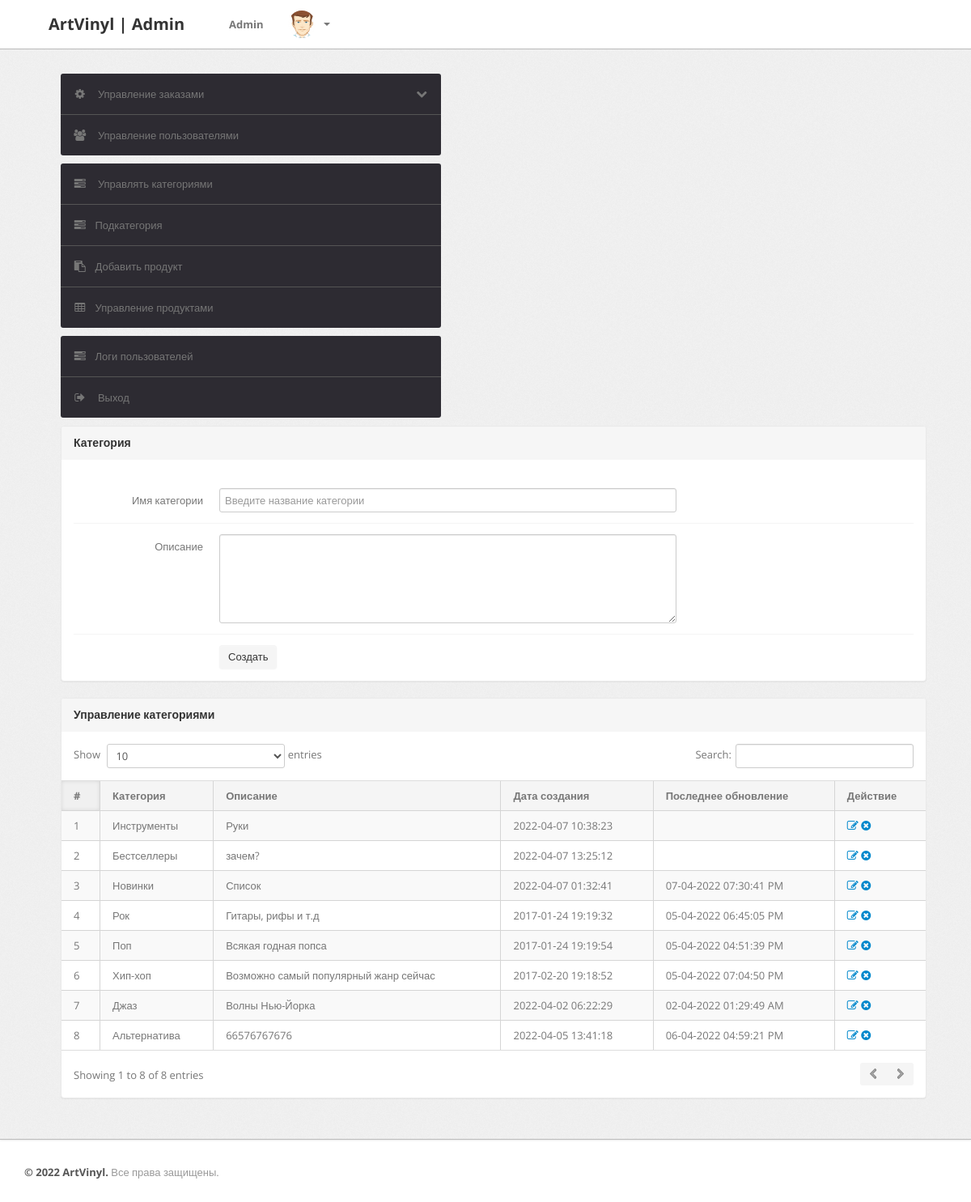
Screenshot of /admin/category.php (signed in) with the database file from the repository.
### tables this page shows
CREATE TABLE `category` (
  `id` int(11) NOT NULL,
  `categoryName` varchar(255) DEFAULT NULL,
  `categoryDescription` longtext DEFAULT NULL,
  `creationDate` timestamp NOT NULL DEFAULT current_timestamp(),
  `updationDate` varchar(255) DEFAULT NULL
);

### admin/category.php (the view, shortened to what this page needs)
<?php session_start();
include('include/config.php');
if(strlen($_SESSION['alogin'])==0)
	{
header('location:index.php');
}
else{
?>
<!DOCTYPE html>
<html lang="ru">
<head>
	<link type="text/css" href="bootstrap/css/bootstrap.min.css" rel="stylesheet">
	<link type="text/css" href="bootstrap/css/bootstrap-responsive.min.css" rel="stylesheet">
	<link type="text/css" href="css/theme.css" rel="stylesheet">
	<link type="text/css" href="images/icons/css/font-awesome.css" rel="stylesheet">
</head>
<body>
<?php include('include/header.php');?>
	<div class="wrapper">
		<div class="container">
			<div class="row">
<?php include('include/sidebar.php');?>
			<div class="span11">
					<div class="content">
						<div class="module">
							<div class="module-head">
								<h3>Категория</h3>
							</div>
							<div class="module-body">
									<br />
			<form class="form-horizontal row-fluid" name="Category" method="post" >
<div class="control-group">
<label class="control-label" for="basic input">Имя категории</label>
<div class="controls">
<input type="text" placeholder="Введите название категории"  name="category" class="span8 tip" required>
</div>
</div>
<div class="control-group">
											<label class="control-label" for="basic input">Описание</label>
											<div class="controls">
												<textarea class="span8" name="description" rows="5"></textarea>
											</div>
										</div>
	<div class="control-group">
											<div class="controls">
												<button type="submit" name="submit" class="btn">Создать</button>
											</div>
										</div>
									</form>
							</div>
						</div>
	<div class="module">
							<div class="module-head">
								<h3>Управление категориями</h3>
							</div>
							<div class="module-body table">
								<table cellpadding="0" cellspacing="0" border="0" class="datatable-1 table table-bordered table-striped	 display" width="100%">
									<thead>
										<tr>
											<th>#</th>
											<th>Категория</th>
											<th>Описание</th>
											<th>Дата создания</th>
											<th>Последнее обновление</th>
											<th>Действие</th>
										</tr>
									</thead>
									<tbody>
<?php $query=mysqli_query($con,"select * from category");
$cnt=1;
while($row=mysqli_fetch_array($query))
{
?>
										<tr>
											<td><?php echo htmlentities($cnt);?></td>
											<td><?php echo htmlentities($row['categoryName']);?></td>
											<td><?php echo htmlentities($row['categoryDescription']);?></td>
											<td> <?php echo htmlentities($row['creationDate']);?></td>
											<td><?php echo htmlentities($row['updationDate']);?></td>
											<td>
											<a href="edit-category.php?id=<?php echo $row['id']?>" ><i class="icon-edit"></i></a>
											<a href="category.php?id=<?php echo $row['id']?>&del=delete" onClick="return confirm('Вы уверены что хотите удалить?')"><i class="icon-remove-sign"></i></a></td>
										</tr>
										<?php $cnt=$cnt+1; } ?>
								</table>
							</div>
						</div>
					</div>
				</div>
			</div>
		</div>
	</div>
<?php include('include/footer.php');?>
</body>
<?php } ?>

### admin/include/header.php (shortened to what this page needs)
<div class="navbar navbar-fixed-top">
		<div class="navbar-inner">
			<div class="container">
			  	<a class="brand" href="index.php">
			  		ArtVinyl | Admin
			  	</a>
				<div class="nav dropdown-menu-right">
					<ul class="nav pull-right">
						<li><a href="#">
							Admin
						</a></li>
						<li class="nav-user dropdown">
							<a href="#" class="dropdown-toggle" data-toggle="dropdown">
								<img src="images/user.png" class="nav-avatar" />
								<b class="caret"></b>
							</a>
						</li>
					</ul>
				</div>
			</div>
		</div>
	</div>

### admin/include/sidebar.php (shortened to what this page needs)
<div class="span5">
					<div class="sidebar">
<ul class="widget widget-menu unstyled">
							<li>
								<a class="collapsed" data-toggle="collapse" href="#togglePages">
									<i class="menu-icon icon-cog"></i>
									<i class="icon-chevron-down pull-right"></i><i class="icon-chevron-up pull-right"></i>
									Управление заказами
								</a>
							</li>
							<li>
								<a href="manage-users.php">
									<i class="menu-icon icon-group"></i>
									Управление пользователями
								</a>
							</li>
						</ul>
						<ul class="widget widget-menu unstyled">
                                <li><a href="category.php"><i class="menu-icon icon-tasks"></i> Управлять категориями </a></li>
                                <li><a href="subcategory.php"><i class="menu-icon icon-tasks"></i>Подкатегория </a></li>
                                <li><a href="insert-product.php"><i class="menu-icon icon-paste"></i>Добавить продукт </a></li>
                                <li><a href="manage-products.php"><i class="menu-icon icon-table"></i>Управление продуктами </a></li>
                            </ul>
						<ul class="widget widget-menu unstyled">
							<li><a href="user-logs.php"><i class="menu-icon icon-tasks"></i>Логи пользователей</a></li>
							<li>
								<a href="logout.php">
									<i class="menu-icon icon-signout"></i>
									Выход
								</a>
							</li>
						</ul>
					</div>
				</div>

### admin/include/footer.php
<div class="footer">
	<div class="container">
		<b class="copyright">&copy; 2022 ArtVinyl.</b> Все права защищены.
	</div>
</div>

### rows the page displays
category: categoryName "Инструменты", categoryDescription "Руки", creationDate "2022-04-07 10:38:23"
category: categoryName "Бестселлеры", categoryDescription "зачем?", creationDate "2022-04-07 13:25:12"
category: categoryName "Новинки", categoryDescription "Список", creationDate "2022-04-07 01:32:41", updationDate "07-04-2022 07:30:41 PM"
category: categoryName "Рок", categoryDescription "Гитары, рифы и т.д", creationDate "2017-01-24 19:19:32", updationDate "05-04-2022 06:45:05 PM"
category: categoryName "Поп", categoryDescription "Всякая годная попса", creationDate "2017-01-24 19:19:54", updationDate "05-04-2022 04:51:39 PM"
category: categoryName "Хип-хоп", categoryDescription "Возможно самый популярный жанр сейчас", creationDate "2017-02-20 19:18:52", updationDate "05-04-2022 07:04:50 PM"
category: categoryName "Джаз", categoryDescription "Волны Нью-Йорка", creationDate "2022-04-02 06:22:29", updationDate "02-04-2022 01:29:49 AM"
category: categoryName "Альтернатива", categoryDescription "66576767676", creationDate "2022-04-05 13:41:18", updationDate "06-04-2022 04:59:21 PM"
